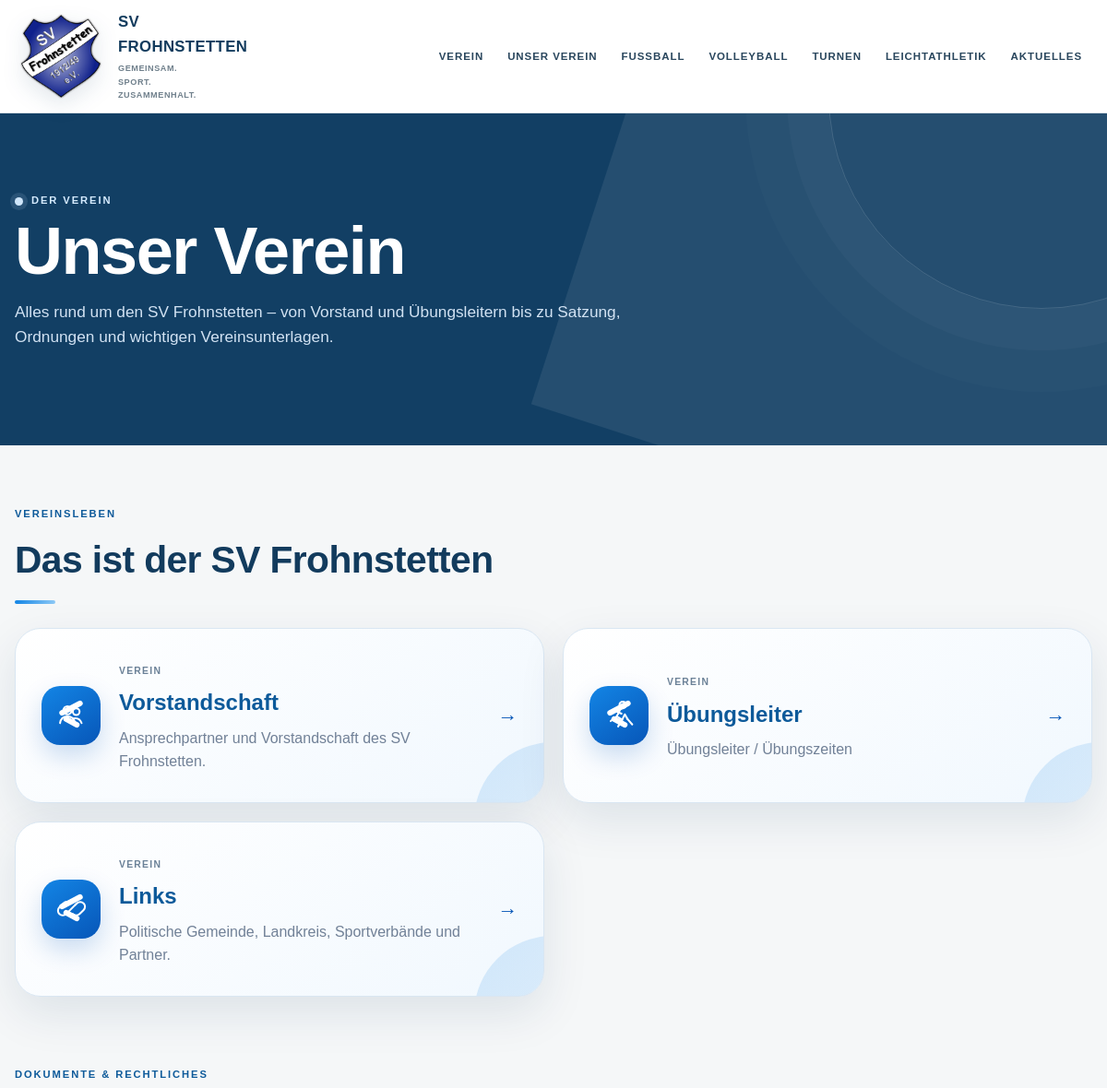
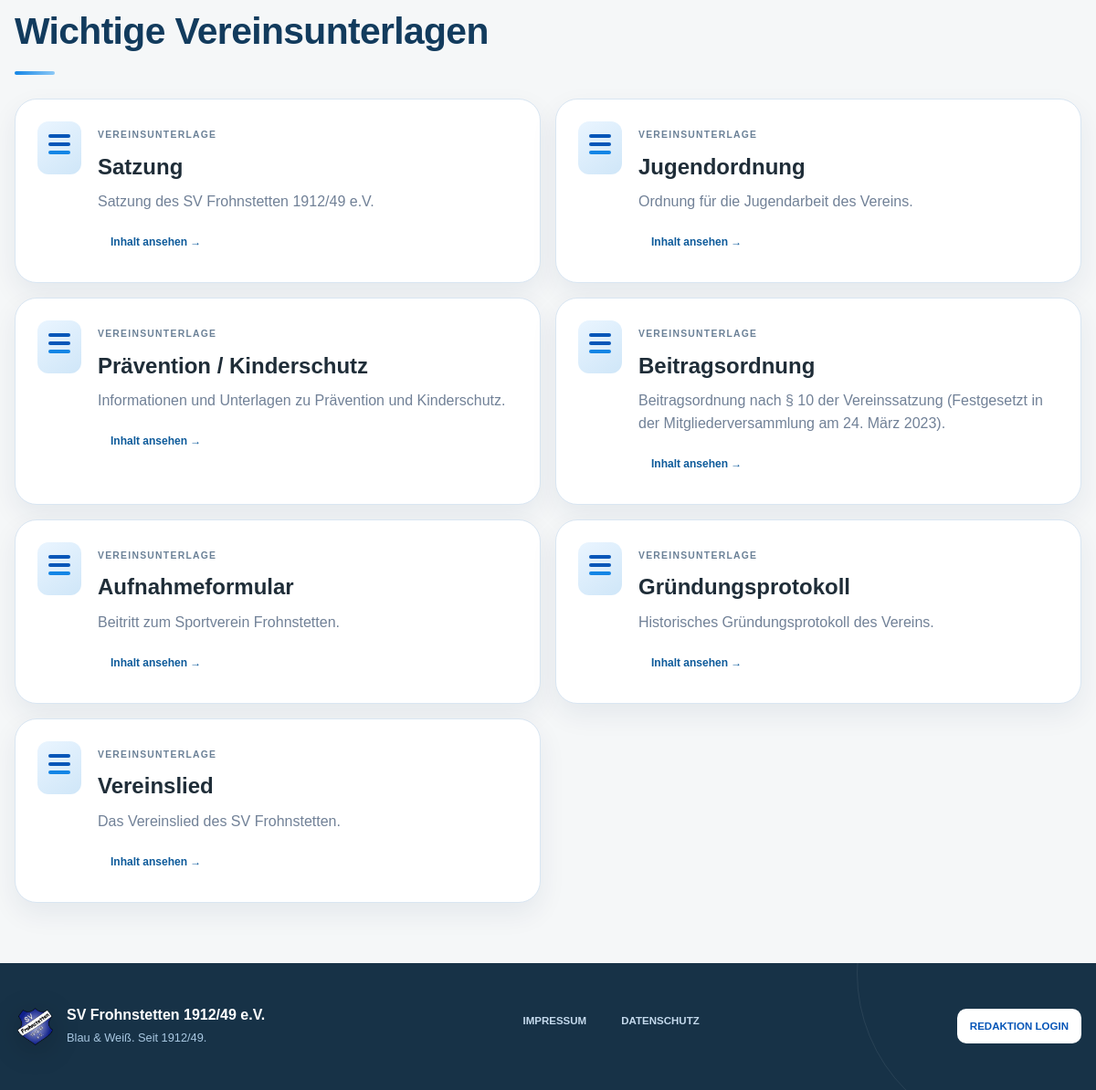
The app's page /verein/index.php with its own data (2 pictures, top to bottom).
### tables this page shows
CREATE TABLE club_pages (
 id INTEGER PRIMARY KEY AUTOINCREMENT, title TEXT NOT NULL, slug TEXT NOT NULL UNIQUE, intro TEXT, content TEXT, sort_order INTEGER DEFAULT 0, active INTEGER DEFAULT 1, updated_at TEXT DEFAULT CURRENT_TIMESTAMP
);

CREATE TABLE club_documents (
 id INTEGER PRIMARY KEY AUTOINCREMENT, title TEXT NOT NULL, slug TEXT NOT NULL UNIQUE, description TEXT, storage_path TEXT, original_filename TEXT, mime_type TEXT, content TEXT, sort_order INTEGER DEFAULT 0, active INTEGER DEFAULT 1, updated_at TEXT DEFAULT CURRENT_TIMESTAMP
);

### src/bootstrap-local.php (called while the page is built, shortened)
<?php
function e(?string $v): string
{
    return htmlspecialchars($v ?? '', ENT_QUOTES | ENT_SUBSTITUTE, 'UTF-8');
}

### public/verein/index.php (the view, shortened to what this page needs)
<?php
require __DIR__ . '/../../src/bootstrap-local.php';
$db = db();
$pages = $db->query("SELECT * FROM club_pages WHERE active=1 ORDER BY sort_order,title")->fetchAll();
$docs = $db->query("SELECT * FROM club_documents WHERE active=1 ORDER BY sort_order,title")->fetchAll();
$page = null;
$docPage = null;
$crest = '/assets/svf-wappen.png';
$people = $db->query("SELECT * FROM club_people WHERE active=1 ORDER BY area,sort_order,name")->fetchAll();
$training = $db->query("SELECT * FROM club_training WHERE active=1 ORDER BY sort_order,id")->fetchAll();
$links = $db->query("SELECT * FROM club_links WHERE active=1 ORDER BY sort_order,id")->fetchAll();
?>
<!doctype html>
<html lang="de">
<head>
  <link rel="stylesheet" href="/assets/app.css">
</head>
<body>
  <header class="site-header">
    <div class="container nav">
      <a class="brand" href="/">
        <img src="<?= $crest ?>" alt="SV Frohnstetten Wappen">
        <span>
          <b>SV FROHNSTETTEN</b>
          <small>GEMEINSAM. SPORT. ZUSAMMENHALT.</small>
        </span>
      </a>
      <nav>
        <a href="/">Verein</a>
        <a href="/verein/">Unser Verein</a>
        <a href="/sport/?bereich=fussball">Fußball</a>
        <a href="/sport/?bereich=volleyball">Volleyball</a>
        <a href="/sport/?bereich=turnen-gymnastik">Turnen</a>
        <a href="/sport/?bereich=leichtathletik">Leichtathletik</a>
        <a href="/news/">Aktuelles</a>
      </nav>
    </div>
  </header>
  <main>
    <?php if ($page || $docPage): $item = $page ?: $docPage;
      $isDoc = (bool) $docPage; ?>
      <section class="page-hero">
        <div class="container">
          <p class="eyebrow light"><a href="/verein/">← Unser Verein</a></p>
          <h1><?= e($item['title']) ?></h1>
          <p><?= e($item['intro'] ?? $item['description'] ?? '') ?></p>
        </div>
      </section>
      <section class="section">
        <div class="container">
          <article class="club-content-card <?= $isDoc ? 'club-document-content' : '' ?>">
            <?php if (!$isDoc && $page['slug'] === 'vorstand'): ?>
              <div class="structured-grid">
                <?php foreach ($people as $person):
                  if ($person['area'] !== 'vorstand') {
                      continue;
                  } ?>
                  <div class="structured-card">
                    <span class="structured-label"><?= e($person['role']) ?></span>
                    <h3><?= e($person['name']) ?></h3>
                    <?php if ($person['phone']): ?>
                      <p><b>Telefon:</b> <?= e($person['phone']) ?></p>
                    <?php endif; ?>
                    <?php if ($person['email']): ?>
                      <p><b>E-Mail:</b> <?= e($person['email']) ?></p>
                    <?php endif; ?>
                    <?php if ($person['address']): ?>
                      <p><?= nl2br(e($person['address'])) ?></p>
                    <?php endif; ?>
                  </div>
                <?php endforeach; ?>
              </div>
            <?php elseif (!$isDoc && $page['slug'] === 'uebungsleiter'): ?>
              <?php $cats = [];
              foreach ($training as $t) {
                  $cats[$t['category']][] = $t;
              }
              foreach ($cats as $cat => $items): ?>
                <div class="training-block">
                  <div class="section-title compact">
                    <div>
                      <p class="eyebrow">TRAINING</p>
                      <h2><?= e($cat) ?></h2>
                    </div>
                  </div>
                  <div class="training-grid">
                    <?php foreach ($items as $t): ?>
                      <div class="training-card">
                        <span class="structured-label"><?= e($t['weekday']) ?><?= ($t['time'] ? ' · ' . e($t['time']) : '') ?></span>
                        <h3><?= e($t['title']) ?></h3>
                        <?php if ($t['age_group']): ?>
                          <p><b>Altersgruppe:</b> <?= e($t['age_group']) ?></p>
                        <?php endif; ?>
                        <?php if ($t['location']): ?>
                          <p><b>Ort:</b> <?= e($t['location']) ?></p>
                        <?php endif; ?>
                        <?php if ($t['leader']): ?>
                          <p><b>Übungsleitung:</b> <?= e($t['leader']) ?></p>
                        <?php endif; ?>
                        <?php if ($t['note']): ?>
                          <p><?= nl2br(e($t['note'])) ?></p>
                        <?php endif; ?>
                      </div>
                    <?php endforeach; ?>
                  </div>
                </div>
              <?php endforeach; ?>
            <?php elseif (!$isDoc && $page['slug'] === 'links'): ?>
              <?php $cats = [];
              foreach ($links as $l) {
                  $cats[$l['category']][] = $l;
              }
              foreach ($cats as $cat => $items): ?>
                <div class="link-block">
                  <h2><?= e($cat) ?></h2>
                  <div class="link-grid">
                    <?php foreach ($items as $l): ?>
                      <a class="link-card" href="<?= e($l['url'] ?: '#') ?>" <?= $l['url'] ? 'target="_blank" rel="noopener"' : '' ?>>
                        <span class="club-card-mark" aria-hidden="true"></span>
                        <strong><?= e($l['title']) ?></strong>
                        <b>→</b>
                      </a>
                    <?php endforeach; ?>
                  </div>
                </div>
              <?php endforeach; ?>
            <?php elseif ($isDoc && $item['slug'] === 'praevention-kinderschutz'): ?>
              <div class="club-content-copy">
                <h2>Der Schutz unserer Kinder ist uns wichtig!</h2>
                <p>Als Schutzbeauftragte und Ansprechpartner stehen folgende Personen zur Verfügung:</p>
              </div>
              <div class="structured-grid">
                <?php foreach ($people as $person):
                  if ($person['area'] !== 'kinderschutz') {
                      continue;
                  } ?>
                  <div class="structured-card">
                    <span class="structured-label"><?= e($person['role']) ?></span>
                    <h3><?= e($person['name']) ?></h3>
                    <?php if ($person['address']): ?>
                      <p><?= nl2br(e($person['address'])) ?></p>
                    <?php endif; ?>
                    <?php if ($person['phone']): ?>
                      <p><b>Telefon:</b> <?= e($person['phone']) ?></p>
                    <?php endif; ?>
                    <?php if ($person['email']): ?>
                      <p><b>E-Mail:</b> <?= e($person['email']) ?></p>
                    <?php endif; ?>
                  </div>
                <?php endforeach; ?>
              </div>
              <div class="club-content-copy">
                <p>Bitte beachten Sie die Schutzordnung.</p>
              </div>
            <?php else: ?>
              <div class="club-content-copy"><?= nl2br(e($item['content'] ?? '')) ?></div>
            <?php endif; ?>
            <?php if ($isDoc && !empty($item['storage_path'])): ?>
              <div class="club-document-action">
                <a class="button" href="/<?= e($item['storage_path']) ?>" target="_blank" rel="noopener">Dokument herunterladen →</a>
              </div>
            <?php endif; ?>
          </article>
          <a class="button secondary" href="/verein/">← Zur Übersicht</a>
        </div>
      </section>
    <?php else: ?>
      <section class="page-hero">
        <div class="container">
          <p class="eyebrow light"><span class="eyebrow-graphic" aria-hidden="true"></span>DER VEREIN</p>
          <h1>Unser Verein</h1>
          <p>Alles rund um den SV Frohnstetten – von Vorstand und Übungsleitern bis zu Satzung, Ordnungen und wichtigen Vereinsunterlagen.</p>
        </div>
      </section>
      <section class="section">
        <div class="container">
          <div class="section-title">
            <div>
              <p class="eyebrow">VEREINSLEBEN</p>
              <h2>Das ist der SV Frohnstetten</h2>
            </div>
          </div>
          <div class="club-page-grid">
            <?php foreach ($pages as $p):
              $icon = match ($p['slug']) {
                  'vorstand' => 'people',
                  'uebungsleiter' => 'training',
                  'links' => 'link',
                  default => 'club',
              };
              ?>
              <a class="club-page-card" href="/verein/?seite=<?= e($p['slug']) ?>">
                <span class="club-card-mark club-card-icon club-card-icon-<?= e($icon) ?>" aria-hidden="true">
                  <?php if ($icon === 'people'): ?>
                    <svg viewBox="0 0 48 48" focusable="false"><circle cx="18" cy="17" r="6"/><circle cx="31" cy="19" r="5"/><path d="M7 36c1-7 5-10 11-10s10 3 11 10"/><path d="M27 29c5-1 10 1 12 7"/></svg>
                  <?php elseif ($icon === 'training'): ?>
                    <svg viewBox="0 0 48 48" focusable="false"><circle cx="29" cy="9" r="5"/><path d="M25 16l-5 10 8 5 4-8 4 7"/><path d="M20 26l-9 7"/><path d="M28 31l-6 10"/><path d="M36 30l7 8"/><path d="M18 18l9 4"/></svg>
                  <?php elseif ($icon === 'link'): ?>
                    <svg viewBox="0 0 48 48" focusable="false"><path d="M19 29l-3 3a7 7 0 0 1-10-10l6-6a7 7 0 0 1 10 0"/><path d="M29 19l3-3a7 7 0 0 1 10 10l-6 6a7 7 0 0 1-10 0"/><path d="M17 31l14-14"/></svg>
                  <?php else: ?>
                    <svg viewBox="0 0 48 48" focusable="false"><path d="M24 6l15 6v11c0 9-6 15-15 19C15 38 9 32 9 23V12l15-6z"/><path d="M17 24l5 5 10-11"/></svg>
                  <?php endif; ?>
                </span>
                <div>
                  <small>VEREIN</small>
                  <h3><?= e($p['title']) ?></h3>
                  <p><?= e($p['intro']) ?></p>
                </div>
                <b>→</b>
              </a>
            <?php endforeach; ?>
          </div>
          <div class="section-title club-doc-title">
            <div>
              <p class="eyebrow">DOKUMENTE & RECHTLICHES</p>
              <h2>Wichtige Vereinsunterlagen</h2>
            </div>
          </div>
          <div class="club-doc-grid">
            <?php foreach ($docs as $d): ?>
              <article class="club-doc-card">
                <div class="club-doc-mark" aria-hidden="true"></div>
                <div>
                  <small>VEREINSUNTERLAGE</small>
                  <h3><?= e($d['title']) ?></h3>
                  <p><?= e($d['description']) ?></p>
                  <div class="club-doc-actions">
                    <a class="button small" href="/verein/?seite=<?= e($d['slug']) ?>">Inhalt ansehen →</a>
                  </div>
                </div>
              </article>
            <?php endforeach; ?>
          </div>
        </div>
      </section>
    <?php endif; ?>
  </main>
  <footer>
    <div class="container footer-grid">
      <div>
        <div class="footer-brand">
          <img src="<?= $crest ?>" alt="">
          <div>
            <strong>SV Frohnstetten 1912/49 e.V.</strong>
            <p>Blau & Weiß. Seit 1912/49.</p>
          </div>
        </div>
      </div>
      <div class="footer-legal"><a href="/verein/?seite=impressum">Impressum</a><a href="/verein/?seite=datenschutz">Datenschutz</a></div>
            <div class="footer-login">
        <a href="/login/">Redaktion Login</a>
      </div>
    </div>
  </footer>
</body>
</html>

### records on screen
club_pages: slug "vorstand" (drawn), title "Vorstandschaft", intro "Ansprechpartner und Vorstandschaft des SV Frohnstetten."
club_pages: slug "uebungsleiter" (drawn), title "Übungsleiter", intro "Übungsleiter / Übungszeiten"
club_pages: slug "links" (drawn), title "Links", intro "Politische Gemeinde, Landkreis, Sportverbände und Partner."
club_documents: title "Satzung", description "Satzung des SV Frohnstetten 1912/49 e.V."
club_documents: title "Jugendordnung", description "Ordnung für die Jugendarbeit des Vereins."
club_documents: title "Prävention / Kinderschutz", description "Informationen und Unterlagen zu Prävention und Kinderschutz."
club_documents: title "Beitragsordnung", description "Beitragsordnung nach § 10 der Vereinssatzung (Festgesetzt in der Mitgliederversammlung am 24. März 2023)."
club_documents: title "Aufnahmeformular", description "Beitritt zum Sportverein Frohnstetten."
club_documents: title "Gründungsprotokoll", description "Historisches Gründungsprotokoll des Vereins."
club_documents: title "Vereinslied", description "Das Vereinslied des SV Frohnstetten."
